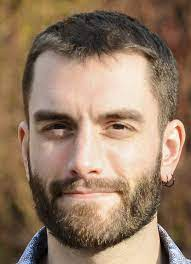
#> input picture image/tugas02-face_blurring/image-sample.jpeg, 191 x 264 px, found by its file name
$ jupyter execute --allow-errors face_blurring.ipynb
#> lines starting #> are read from the running program, lines starting #| are printed output that depends on the picture
[cell 1]
import cv2
import numpy
from matplotlib import pyplot as plt

[cell 2]
# membaca gambar
img = cv2.imread('/home/furqan/Documents/Coding/TugasPengCit/INF509-PROJEK-PENGCIT/image/tugas02-face_blurring/image-sample.jpeg', 0)
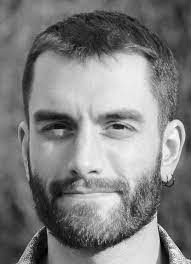
#> img: shape (264, 191); min 0, max 255, mean 128.1

[cell 3]
plt.imshow(cv2.cvtColor(img, cv2.COLOR_BGR2RGB))
plt.title("Before")
plt.axis('off')
plt.show()
